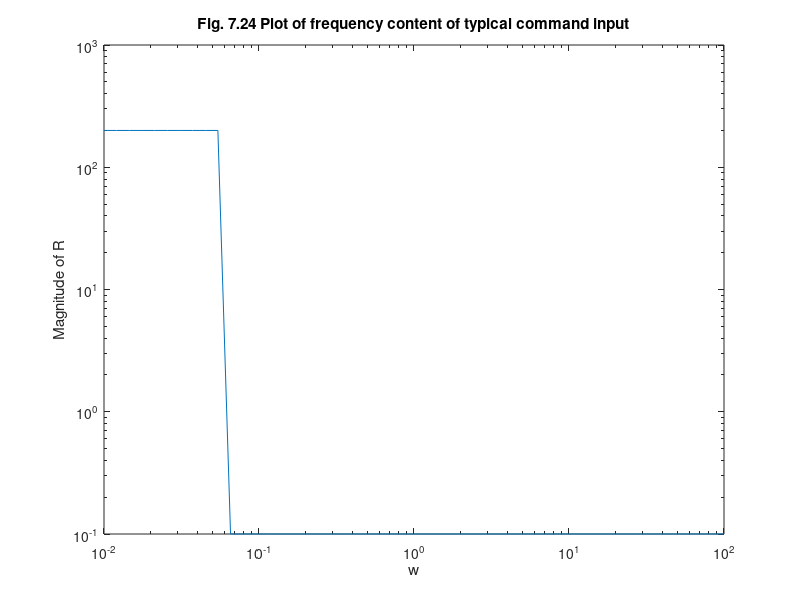

Here is the MATLAB script that generated this plot:
%  Figure 7.24      Digital Control of Dynamic Systems, 3e 
%                   Franklin, Powell, Workman
%                   Addison-Wesley Publishing Company, 1998
% Matlab 4.2 or 5.0

clear
clf
w=logspace(-2 ,2);
w1=[200*ones(size(w(1:10))) 0.1*ones(size(w(11:50)))];
loglog(w,w1)
title('Fig. 7.24 Plot of frequency content of typical command input')
ylabel('Magnitude of R')
xlabel('w')
